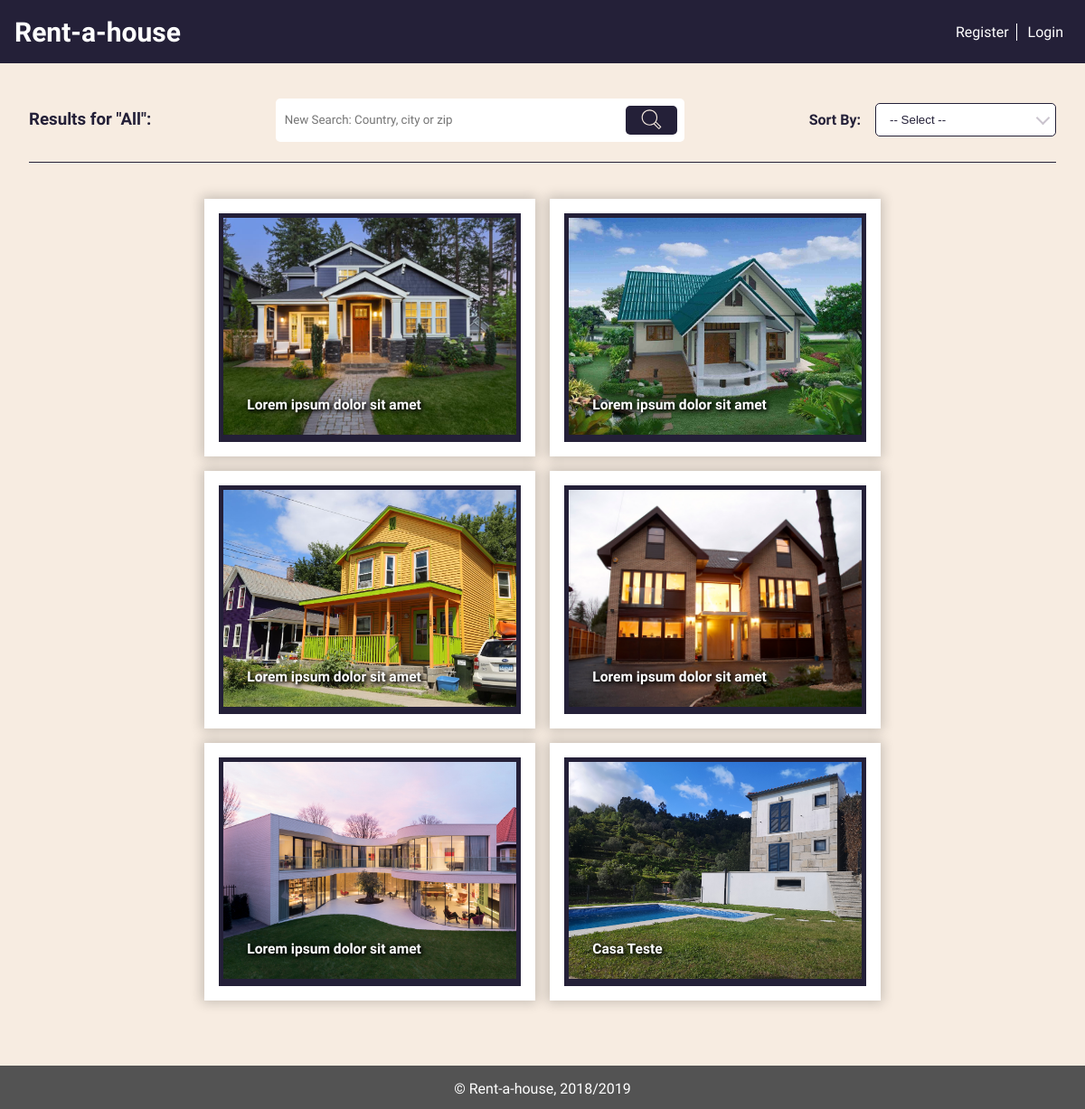
/pages/results.php, run on an earlier commit of the app's database.
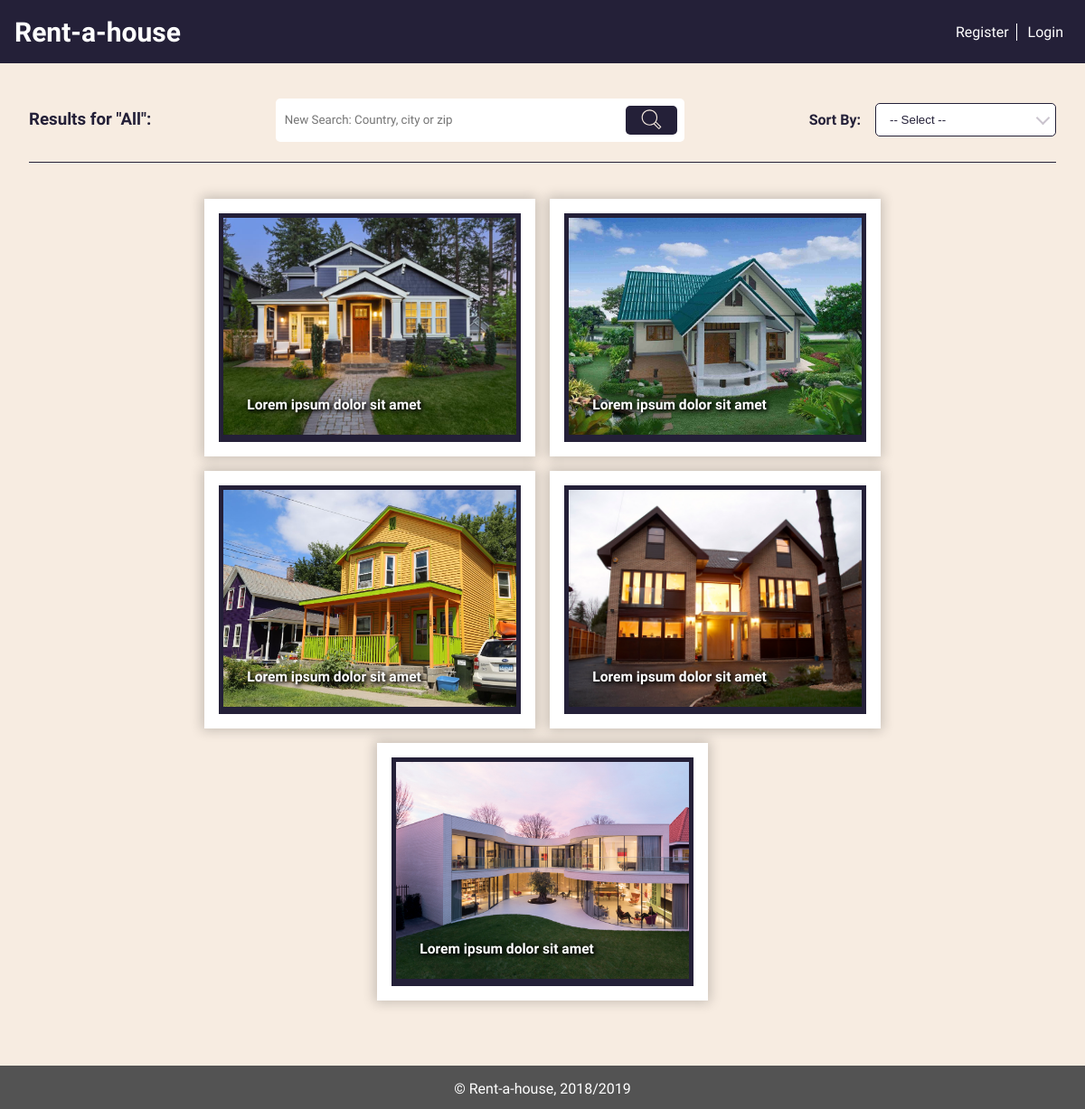
And on a later commit of the database.
### tables this page shows
CREATE TABLE house (
  id INTEGER PRIMARY KEY AUTOINCREMENT,
  type VARCHAR,
  room INTEGER,
  bathroom INTEGER,
  price DOUBLE,
  published DATE,
  address VARCHAR, 
  location VARCHAR,
  state VARCHAR,
  postCode VARCHAR,  
  description VARCHAR,
  title VARCHAR,
  owner VARCHAR REFERENCES user
);

CREATE TABLE houseimages (
  id INTEGER PRIMARY KEY AUTOINCREMENT,
  houseID integer REFERENCES house,
  image VARCHAR
);

### database/db_utils.php (called while the page is built, shortened)
<?php
    include_once('connection.php');
    function loadAllRental(){
        global $db;
        $stmt = $db->prepare("SELECT * FROM house");
        $stmt->execute();
        return $stmt->fetchAll();
    }
    function getHouseImages($houseID){
        global $db;
        $stmt = $db->prepare("SELECT * FROM houseimages  WHERE houseID = '".$houseID."'");
        $stmt->execute();
        $aux = $stmt->fetchAll();
        return $aux;
    }
?>

### pages/results.php (the view, shortened to what this page needs)
<?php
    include_once('../templates/templates.php');
    include_once('../database/db_utils.php');
    drawHeader();
    if(isset($_GET['search'])){
        $search = $_GET['search'];
        $search_flag = true;
    }
    else {
        $search = "All";
    }
    $result = loadAllRental();
?>
<section id="results">
    <div class="results-header">
        <div>
            <h3>Results for "<?php echo $search; ?>":</h3>
        </div>
        <nav id="search" style="background: none; margin-bottom: 15px;">
            <form action="results.php" method="get">
                <input type="search" name="search" placeholder="New Search: Country, city or zip">
                <button type="submit">
                </button>
            </form>
        </nav>
        <div class="sort-by">
            <h4>Sort By:</h4>
            <select class="sort-by-select" required onchange="sortBy(this.value)" >
                <option value="" disabled selected hidden>-- Select --</option>
            </select>
            <div class="sort-by-arrow"></div>
        </div>
    </div>
    <div class="results-wrapper">
    <?php
        for($i=0; $i<sizeof($result); ++$i){
            $item = $result[$i];
            $images = getHouseImages($item['id']);
    ?>
        <div class="house-item" id="<?php echo $i+1;?>">
            <form action="house.php">
                <button class="utils-btn" type="submit">
                    <img src="../images/houses/<?php echo $images[0]['image'];?>" alt="HouseExampleImg">
                    <h3><?php echo $item['title']; ?></h3>
                </button>
            </form>
        </div>
    <?php } ?>
    </div>
</section>
<?php
    drawFooter();
?>

### templates/templates.php (shortened to what this page needs)
<?php
    function drawHeader(){
?>
    <!DOCTYPE html>
    <html lang="en-US">
        <head>
            <link href="../css/style.css" rel="stylesheet">
            <link href="../css/responsive.css" rel="stylesheet">
        </head>
        <body>
            <header>
                <div id="title">
                    <h1><a href="../pages/home.php">Rent-a-house</a></h1>
                </div>
                <div id="spacer">
                </div>
                <?php if (isset($_SESSION['username'])){ ?>
                    <div id="taskbar">
                        <a href="../pages/account.php"><?php echo $_SESSION['username'];?></a>
                        <img src="../images/users/<?=$_SESSION['image'] ?>">
                    </div>
                <?php } else { ?>
                    <div id="signup">
                    <a href="../pages/register.php">Register</a>
                    <a href="../pages/login.php">Login</a>
                    </div>
                <?php } ?>
            </header>
<?php } ?>
<?php
    function drawFooter(){
?>
        <footer>
            <p>&copy; Rent-a-house, 2018/2019</p>
        </footer>
    </body>
</html>
<?php
}?>

### css/style.css (style rules this page uses)
:root { --main-color-1: #242038; --main-color-2: #725AC1; --main-color-3: #8D86C9; --main-color-4: #CAC4CE; --main-color-5: #F7ECE1; --main-color-6: white; --main-color-7: rgba(0,0,0,.2); --main-color-8: black; --main-color-9: rgb(83, 83, 83); --error: rgb(245, 89, 71); --success: rgb(75,181,67); }
html { margin: 0; padding: 0; width: 100%; }
body { display: flex; flex-direction: column; font-family: 'Exo 2', sans-serif; background-color: var(--main-color-5); color: var(--main-color-1); margin: 0; padding: 0; min-height: 100vh; width: 100%; }
body header { display: grid; grid-template-columns: auto auto auto; background-color: var(--main-color-1); padding: 1em; width: 100%; box-sizing: border-box; }
#title { margin: auto 0; }
#title h1 { margin: auto; }
#title a { text-align: left; text-decoration: none; font-family: 'Exo 2', sans-serif; font-size: 30px; color: var(--main-color-6); transition: color 0.5s; }
#spacer { display: table-cell; width: 100%; }
#signup { text-align: right; margin: auto 0; padding: 0; }
#signup a { vertical-align: middle; text-decoration: none; color: var(--main-color-6); font-family: 'Exo 2', sans-serif; margin: auto; padding: 0 0.5em 0 0.5em; transition: color 0.5s; }
#signup a:first-child { border-right: 1px solid var(--main-color-6); }
#search { display: flex; flex: auto; background-image: url(../images/background/background2.jpeg); background-position: center; background-repeat: no-repeat; background-size: cover; }
#search form { width: 60%; height: 2em; display: flex; padding: 0.5em; background-color: white; margin: auto; border-radius: 5px; }
#search input { width: 100%; border: 0; margin-right: 0.5em; font-family: 'Exo 2', sans-serif; }
#search button { display: flex; width: 15%; border-radius: 5px; background: var(--main-color-1); border: none; cursor: pointer; transition: 0.5s; }
#search svg { margin-left: 0.5em; min-height: 1.5em; min-width: 1.5em; height: 2em; width: 2em; margin: auto; fill: var(--main-color-5); }
footer { height: 3em; width: 100%; font-family: 'Exo 2', sans-serif; background-color: var(--main-color-9); padding: 1em; bottom: 0; position: relative; box-sizing: border-box; }
footer p { list-style: none; text-align: center; color: var(--main-color-6); margin: auto; }
#results { padding: 2em; flex: auto; }
.results-wrapper { display: flex; flex-wrap: wrap; align-items: center; justify-content: center; margin: 2em 0; }
.house-item { padding: 1em; color: var(--main-color-1); background-color:var(--main-color-6); box-shadow: 0 0 0.8rem 0.2rem var(--main-color-7); margin: 0.5em; }
.utils-btn { background-color:var(--main-color-1); display:inline-block; cursor:pointer; color:var(--main-color-6); font-weight:bold; padding: 5px; text-decoration:none; border: none; transition: background-color 0.5s; position: relative; }
.utils-btn img { width: 27vw; min-width: 270px; height: 20vw; min-height: 200px; object-fit: cover; transition: 0.5s; }
.utils-btn h3 { position: absolute; font-family: 'Exo 2', sans-serif; color: white; text-shadow: 2px 2px 4px black, 0px 0px 6px black; margin: 2em; bottom: 0; left: 0; transition: 0.5s; }
.results-header { display: flex; grid-template-columns: auto auto; border-bottom: 1px solid var(--main-color-1); }
.sort-by { position: relative; display: flex; margin-left: auto; margin-bottom: 15px; }
.sort-by h4 { margin-right: 1em; }
.sort-by-select { margin: auto; font-family: 'Arial'; display: inline-block; width: 15em; cursor: pointer; padding: 10px 15px; outline: 0; border: 1px solid var(--main-color-1); border-radius: 5px; background: var(--main-color-6); color: var(--main-color-1); appearance: none; -webkit-appearance: none; -moz-appearance: none; }
.sort-by-arrow { position: absolute; top: 23px; right: 9px; width: 3px; height: 3px; border: solid var(--main-color-4); border-width: 0 2px 2px 0; display: inline-block; padding: 3px; transform: rotate(45deg); -webkit-transform: rotate(45deg); }

What changed in the data, as far as the page shows it:
removed house: houseimages.image (picture), title "Casa Teste"
